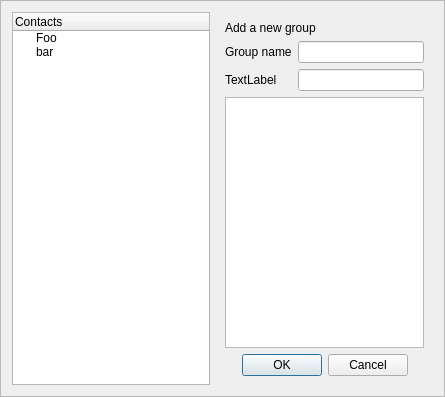
<?xml version="1.0" encoding="UTF-8"?>
<ui version="4.0">
 <class>BodyAddGroup</class>
 <widget class="QFrame" name="BodyAddGroup">
  <property name="geometry">
   <rect>
    <x>0</x>
    <y>0</y>
    <width>445</width>
    <height>397</height>
   </rect>
  </property>
  <property name="windowTitle">
   <string>Widget</string>
  </property>
  <property name="windowIcon">
   <iconset resource="../../share/img/client.qrc">
    <normaloff>:/tools/root_notconnected.png</normaloff>:/tools/root_notconnected.png</iconset>
  </property>
  <property name="frameShape">
   <enum>QFrame::StyledPanel</enum>
  </property>
  <layout class="QGridLayout" name="gridLayout">
   <item row="0" column="0" rowspan="2">
    <widget class="QTreeWidget" name="listContacts">
     <column>
      <property name="text">
       <string>Contacts</string>
      </property>
     </column>
     <item>
      <property name="text">
       <string>Foo</string>
      </property>
     </item>
     <item>
      <property name="text">
       <string>bar</string>
      </property>
     </item>
    </widget>
   </item>
   <item row="0" column="1" rowspan="2">
    <widget class="QWidget" name="widget_2" native="true">
     <layout class="QGridLayout" name="gridLayout_2">
      <item row="2" column="0">
       <widget class="QLabel" name="label_2">
        <property name="text">
         <string>TextLabel</string>
        </property>
       </widget>
      </item>
      <item row="2" column="1">
       <widget class="QLineEdit" name="lineEdit_2"/>
      </item>
      <item row="1" column="0">
       <widget class="QLabel" name="label">
        <property name="text">
         <string>Group name</string>
        </property>
       </widget>
      </item>
      <item row="1" column="1">
       <widget class="QLineEdit" name="groupName"/>
      </item>
      <item row="4" column="0" colspan="2">
       <widget class="QDialogButtonBox" name="isOk">
        <property name="standardButtons">
         <set>QDialogButtonBox::Cancel|QDialogButtonBox::Ok</set>
        </property>
        <property name="centerButtons">
         <bool>true</bool>
        </property>
       </widget>
      </item>
      <item row="0" column="0" colspan="2">
       <widget class="QLabel" name="label_3">
        <property name="text">
         <string>Add a new group</string>
        </property>
        <property name="textFormat">
         <enum>Qt::AutoText</enum>
        </property>
        <property name="scaledContents">
         <bool>false</bool>
        </property>
        <property name="alignment">
         <set>Qt::AlignLeading|Qt::AlignLeft|Qt::AlignTop</set>
        </property>
       </widget>
      </item>
      <item row="3" column="0" colspan="2">
       <widget class="QTreeView" name="newContact"/>
      </item>
     </layout>
    </widget>
   </item>
  </layout>
 </widget>
 <tabstops>
  <tabstop>listContacts</tabstop>
  <tabstop>groupName</tabstop>
  <tabstop>lineEdit_2</tabstop>
  <tabstop>newContact</tabstop>
  <tabstop>isOk</tabstop>
 </tabstops>
 <resources>
  <include location="../../share/img/client.qrc"/>
 </resources>
 <connections/>
</ui>
